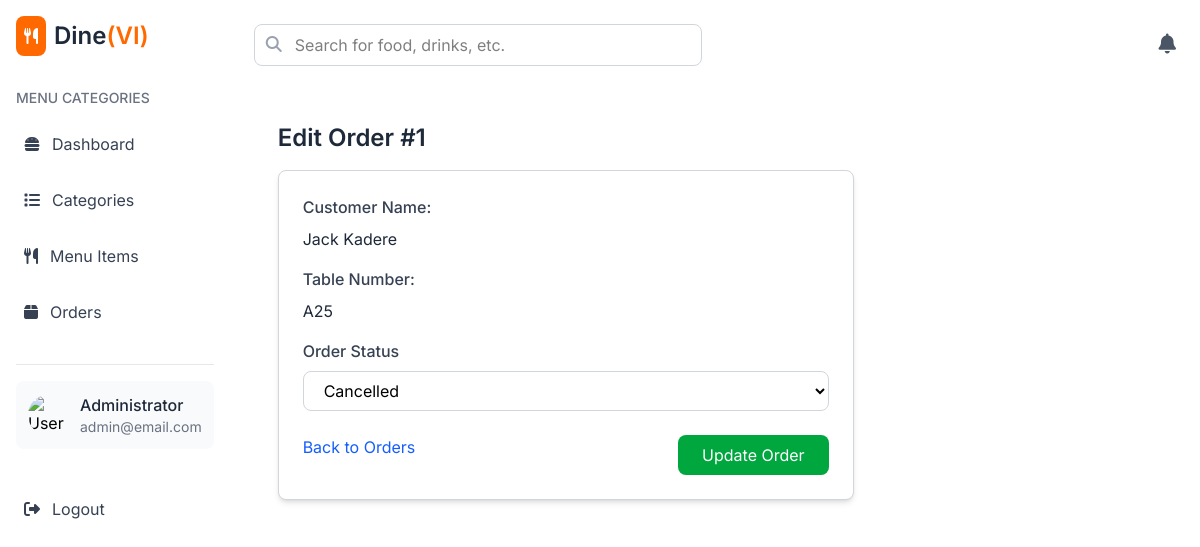
The app's page /edit_order/1 (signed in) with its own data.
### models/models.py (models this page shows, shortened)
class User(db.Model):
    user_id = db.Column(db.Integer, primary_key=True)
    name = db.Column(db.String(100), nullable=False)
    email = db.Column(db.String(150), unique=True, nullable=False)
    password_hash = db.Column(db.String(256), nullable=False)
    role = db.Column(db.String(50), default='waiter')

class Order(db.Model):
    order_id = db.Column(db.Integer, primary_key=True)
    customer_name = db.Column(db.String(100), nullable=False)
    table_number = db.Column(db.String(20), nullable=False)
    order_status = db.Column(db.String(20), default='Pending')
    total_price = db.Column(db.Float, nullable=False)
    created_at = db.Column(db.DateTime, default=db.func.current_timestamp())
    updated_at = db.Column(db.DateTime, default=db.func.current_timestamp(), onupdate=db.func.current_timestamp())

### app.py (the view)
@wraps
def login_required(f):
    @wraps(f)
    def decorated_function(*args, **kwargs):
        if 'user_id' not in session:
            flash('You need to log in first.', 'danger')
            return redirect(url_for('login'))
        return f(*args, **kwargs)
    return decorated_function

### app.py (called while the page is built, shortened)
@login_required
@app.route('/edit_order/<int:order_id>', methods=['GET', 'POST'])
def edit_order(order_id):
    order = Order.query.get_or_404(order_id)
    logged_user = User.query.get(session['user_id'])
    return render_template('admin/edit_order.html', order=order,  logged_user = logged_user)

### templates/admin/edit_order.html (shortened to what this page needs)
{% extends "admin/admin_layout.html" %}
{% block admin_content %}
<div class="container mx-auto px-4 py-6">
    <h1 class="text-2xl font-semibold text-gray-800 mb-4">Edit Order #{{ order.order_id }}</h1>
    <div class="bg-white p-6 rounded-lg shadow-md border border-gray-300 max-w-xl">
        <form method="POST">
            <div class="mb-4">
                <label class="block text-gray-700 font-medium mb-2">Customer Name:</label>
                <p class="text-gray-800">{{ order.customer_name }}</p>
            </div>
            <div class="mb-4">
                <label class="block text-gray-700 font-medium mb-2">Table Number:</label>
                <p class="text-gray-800">{{ order.table_number }}</p>
            </div>
            <div class="mb-4">
                <label for="order_status" class="block text-gray-700 font-medium mb-2">Order Status</label>
                <select name="order_status" id="order_status"
                    class="w-full px-4 py-2 border border-gray-300 rounded-lg focus:outline-none focus:ring-2 focus:ring-blue-500"
                    required>
                    <option value="Cancelled" {% if order.order_status=='Cancelled' %}selected{% endif %}>Cancelled
                    </option>
                </select>
            </div>
            <div class="mt-6 flex justify-between">
                <a href="{{ url_for('orders') }}" class="text-blue-600 hover:underline">Back to Orders</a>
                <button type="submit" class="px-6 py-2 bg-green-600 text-white rounded-lg hover:bg-green-700">Update
                    Order</button>
            </div>
        </form>
    </div>
</div>
{% endblock %}

### templates/admin/admin_layout.html (shortened to what this page needs)
{% extends "base.html" %}
{% block content %}
<div class="flex flex-col md:flex-row min-h-screen bg-gray-100">
    <aside class="hidden lg:block shrink-0 w-auto bg-white shadow-lg md:min-h-screen p-4">
        <div class="flex items-center mb-8">
            <div class="bg-orange-500 text-white p-2 rounded-lg mr-2">
                <i class="fas fa-utensils"></i>
            </div>
            <h1 class="text-2xl font-semibold text-gray-800">Dine<span class="text-orange-500">(VI)</span></h1>
        </div>
        <div class="mb-8">
            <h2 class="text-gray-500 text-sm font-medium mb-4">MENU CATEGORIES</h2>
            <ul class="space-y-4">
                <a href="{{ url_for('admin_dashboard') }}"
                    class="flex space-x-2 items-center p-2 rounded-lg text-gray-700 hover:bg-gray-100">
                    <i class="fas fa-hamburger mr-3"></i>
                    <span>Dashboard</span>
                </a>
                <a href="{{ url_for('view_categories') }}"
                    class="flex space-x-2 items-center p-2 rounded-lg text-gray-700 hover:bg-gray-100">
                    <i class="fas fa-list mr-3"></i>
                    <span>Categories</span>
                </a>
                <a href="{{ url_for('view_menu_items') }}"
                    class="flex space-x-2 items-center p-2 rounded-lg text-gray-700 hover:bg-gray-100">
                    <i class="fas fa-utensils mr-3"></i>
                    <span>Menu Items</span>
                </a>
                <a href="{{ url_for('orders') }}"
                    class="flex space-x-2 items-center p-2 rounded-lg text-gray-700 hover:bg-gray-100">
                    <i class="fas fa-box mr-3"></i>
                    <span>Orders</span>
                </a>
            </ul>
        </div>
        <div class="pt-4 border-t border-gray-200">
            <div class="flex items-center p-3 bg-gray-50 rounded-lg">
                <img src="https://www.svgrepo.com/show/384674/account-avatar-profile-user-11.svg" alt="User Profile"
                    class="w-10 h-10 rounded-full mr-3" />
                <div>
                    <h3 class="font-medium text-gray-800">{{ logged_user.name }}</h3>
                    <p class="text-sm text-gray-500">{{ logged_user.email }}</p>
                </div>
            </div>
        </div>
        <a href="{{ url_for('logout') }}"
            class="flex space-x-2 items-center p-2 mt-10 rounded-lg text-gray-700 hover:bg-gray-100">
            <i class="fas fa-sign-out-alt mr-3"></i>
            <span>Logout</span>
        </a>
    </aside>
    <main class="flex-grow h-screen flex-1 flex flex-col bg-white p-4">
        <nav class="flex space-x-4 items-center justify-between mb-6 p-2 shrink-0">
            <div class="relative flex-1 max-w-md">
                <input type="text" placeholder="Search for food, drinks, etc."
                    class="w-full p-2 pl-10 rounded-lg border border-gray-300 focus:outline-none focus:ring-2 focus:ring-orange-500 focus:border-transparent" />
                <i class="fas fa-search absolute left-3 top-3 text-gray-400"></i>
            </div>
            <div class="flex items-center space-x-6">
                <button class="text-gray-600 hover:text-gray-800">
                    <i class="fas fa-bell text-xl"></i>
                </button>
            </div>
        </nav>
        <div class="flex-grow overflow-auto px-4">
            {% block admin_content %}{% endblock %}
        </div>
    </main>
</div>
{% endblock %}

### records on screen
User: name "Administrator", email "admin@email.com"
Order: order_id "1", customer_name "Jack Kadere", table_number "A25", order_status "Cancelled"
